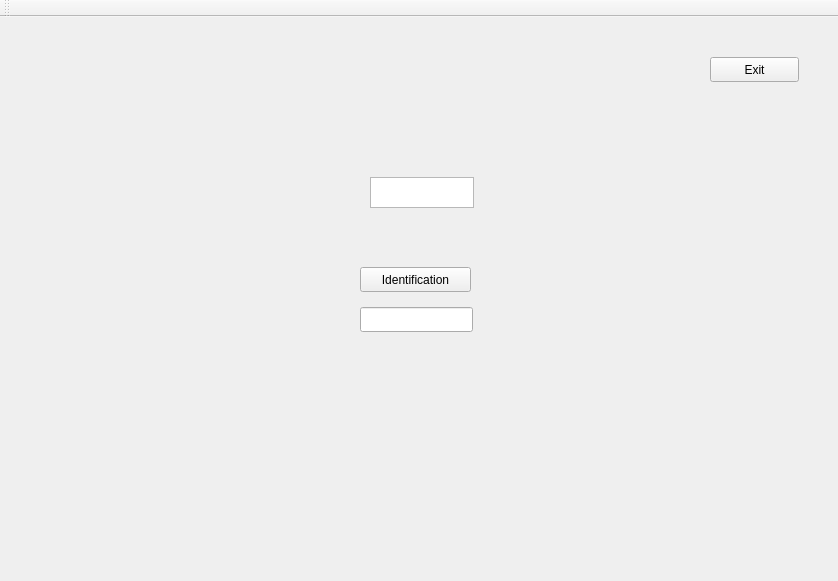
<?xml version="1.0" encoding="UTF-8"?>
<ui version="4.0">
 <class>MainWindow</class>
 <widget class="QMainWindow" name="MainWindow">
  <property name="geometry">
   <rect>
    <x>0</x>
    <y>0</y>
    <width>838</width>
    <height>581</height>
   </rect>
  </property>
  <property name="windowTitle">
   <string>MainWindow</string>
  </property>
  <widget class="QWidget" name="centralWidget">
   <widget class="QStackedWidget" name="stackedWidget">
    <property name="geometry">
     <rect>
      <x>10</x>
      <y>10</y>
      <width>821</width>
      <height>511</height>
     </rect>
    </property>
    <property name="currentIndex">
     <number>0</number>
    </property>
    <widget class="QWidget" name="page_3">
     <widget class="QTextEdit" name="textEdit_2">
      <property name="geometry">
       <rect>
        <x>360</x>
        <y>150</y>
        <width>104</width>
        <height>31</height>
       </rect>
      </property>
     </widget>
     <widget class="QPushButton" name="pushButtonIdentif_2">
      <property name="geometry">
       <rect>
        <x>350</x>
        <y>240</y>
        <width>111</width>
        <height>25</height>
       </rect>
      </property>
      <property name="text">
       <string>Identification</string>
      </property>
      <property name="flat">
       <bool>false</bool>
      </property>
     </widget>
     <widget class="QLineEdit" name="lineEdit_2">
      <property name="geometry">
       <rect>
        <x>350</x>
        <y>280</y>
        <width>113</width>
        <height>25</height>
       </rect>
      </property>
     </widget>
     <widget class="QPushButton" name="pushButton_page_id_exit">
      <property name="geometry">
       <rect>
        <x>700</x>
        <y>30</y>
        <width>89</width>
        <height>25</height>
       </rect>
      </property>
      <property name="text">
       <string>Exit</string>
      </property>
     </widget>
    </widget>
    <widget class="QWidget" name="page_4">
     <widget class="QPushButton" name="pushButton_4">
      <property name="geometry">
       <rect>
        <x>710</x>
        <y>470</y>
        <width>89</width>
        <height>25</height>
       </rect>
      </property>
      <property name="text">
       <string>Go back</string>
      </property>
     </widget>
     <widget class="QPushButton" name="pushButtonShowImage">
      <property name="geometry">
       <rect>
        <x>370</x>
        <y>380</y>
        <width>89</width>
        <height>25</height>
       </rect>
      </property>
      <property name="text">
       <string>Show Image</string>
      </property>
     </widget>
     <widget class="QGraphicsView" name="graphicsViewImageShow">
      <property name="geometry">
       <rect>
        <x>105</x>
        <y>1</y>
        <width>621</width>
        <height>371</height>
       </rect>
      </property>
     </widget>
    </widget>
   </widget>
  </widget>
  <widget class="QMenuBar" name="menuBar">
   <property name="geometry">
    <rect>
     <x>0</x>
     <y>0</y>
     <width>838</width>
     <height>22</height>
    </rect>
   </property>
  </widget>
  <widget class="QToolBar" name="mainToolBar">
   <attribute name="toolBarArea">
    <enum>TopToolBarArea</enum>
   </attribute>
   <attribute name="toolBarBreak">
    <bool>false</bool>
   </attribute>
  </widget>
 </widget>
 <layoutdefault spacing="6" margin="11"/>
 <resources/>
 <connections/>
</ui>
